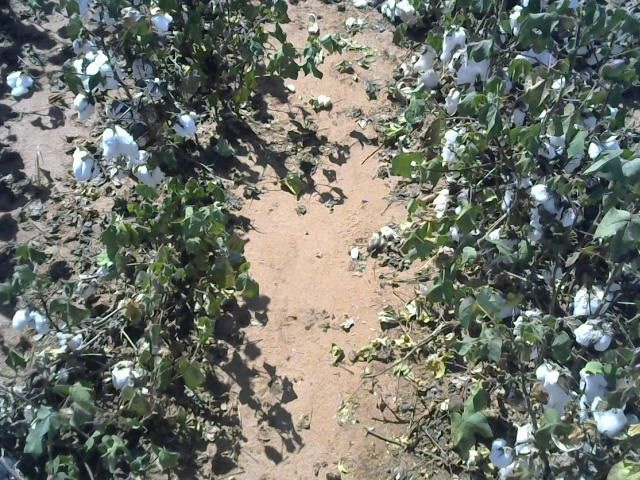
#> input picture cnn_line/src/segmentation/frame_10.jpg, 640 x 480 px; its folder holds only this picture in this run
$ python -i clahe.py   (imports and definitions only)
#> lines starting #> are read from the running program, lines starting #| are printed output that depends on the picture; after the words box and inside, x2 and y2 are one past the last pixel; in counts of white or black regions, pixels touching at a corner belong together
import numpy as np
import cv2

from copy import deepcopy

def normalize(data):
    data_n = np.ma.array(data, mask=np.logical_or(np.logical_or(np.isnan(data),data < 1000),data > 1800))
    data_n = (data_n.astype(np.float32) - np.min(data_n)) / (np.max(data_n) - np.min(data_n)) * 255
    return data_n

def correct_image(image):
	image = np.where(image < 1000, np.nan, image)
	image = np.where(image > 1800, np.nan, image)
	return image

def clahe_otsu(img, *args):
    #global imagem, imagempp, imagem_corrigida
    #img = cv2.medianBlur(img,15)

    #imagem_corrigida = deepcopy(image)

    '''
    imagem_corrigida.setflags(write=1)
    where_are_NaNs = np.isnan(imagem_corrigida)
    imagem_corrigida[where_are_NaNs] = 3.0
    '''

    # [7 lines of commented-out code are left out]
    img_n = normalize(img).astype(np.uint8)
    # [10 lines of commented-out code are left out]


    img = cv2.createCLAHE(clipLimit=40.0, tileGridSize=(1,img_n.shape[1])).apply(img_n)
    #cv2.imshow('clahe', img)
    #if cv2.waitKey(25) & 0xFF == ord('q'):
    #    raise 'asd'


    #imagempp = cv2.adaptiveThreshold(img,255,cv2.ADAPTIVE_THRESH_GAUSSIAN_C, cv2.THRESH_BINARY,11,10)

    _, imagempp = cv2.threshold(img,0,255,cv2.THRESH_BINARY+cv2.THRESH_OTSU)
    inverted_image = ~imagempp
    inverted_image[img_n.mask] = 0
    #inverted_image[img == np.nan] = 127
    print(np.where(img == np.nan))
    # [11 lines of commented-out code are left out]
    return inverted_image

>>> import cv2
>>> picture = cv2.imread('frame_10.jpg', cv2.IMREAD_GRAYSCALE)
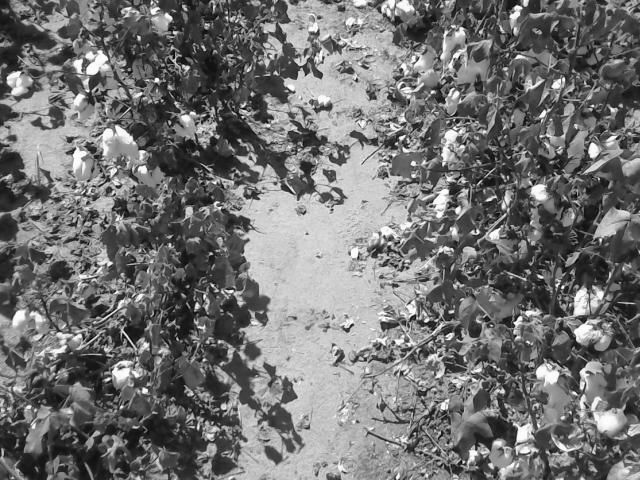
#> picture: shape (480, 640); min 0, max 255, mean 114.2
>>> result = clahe_otsu(picture)
#> in clahe_otsu, `img = cv2.createCLAHE(clipLimit=40.0, tileGridSize=(1,img_n.shape[1]))..`:
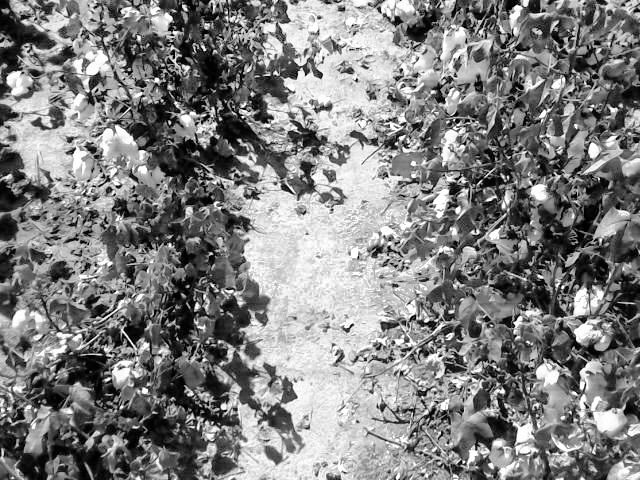
#> img: shape (480, 640); min 0, max 255, mean 128.4
#> in clahe_otsu, `_, imagempp = cv2.threshold(img,0,255,cv2.THRESH_BINARY+cv2.THRESH_OTSU)`:
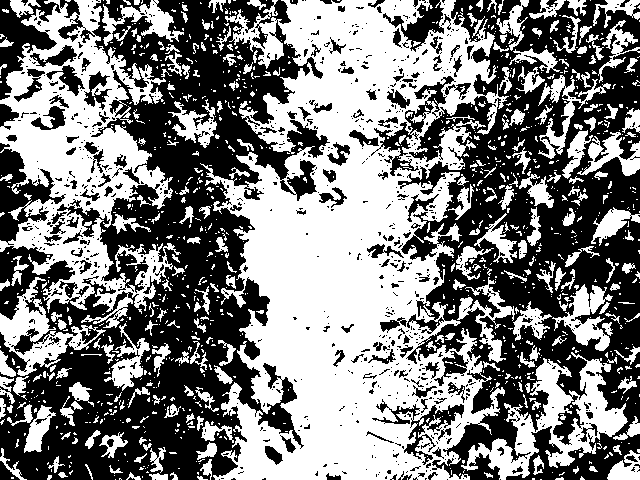
#> imagempp: shape (480, 640); 49.8% white; 1129 white regions (880 under 20 px), largest, box (x1, y1, x2, y2) and area: (200, 0, 509, 480) 82483, (0, 0, 181, 328) 24321, (461, 352, 628, 480) 6706
#> in clahe_otsu, `inverted_image[img_n.mask] = 0`: inverted_image: shape (480, 640); every value is 0
#| (array([], dtype=int64), array([], dtype=int64))
